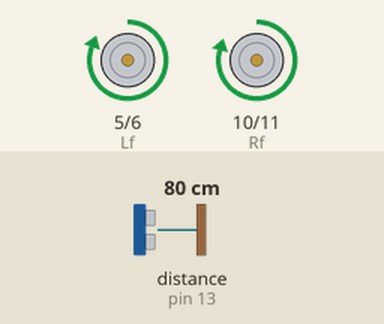
Simulated run of this sketch. Board: Arduino Uno, built with avr-gcc and run on an emulated ATmega328P. Parts: motor-driver pin pairs drawn as motors (green arrow = first pin HIGH = forward, orange = second pin HIGH = backward, longer = more drive). Inputs (shaded band) come from the test bench; at power-on: distance to the obstacle (sensor on pin 13) 80 cm.

Above: at 12.2 s.
12.3 s: distance to the obstacle (sensor on pin 13) set to 18 cm
At 12.8 s:
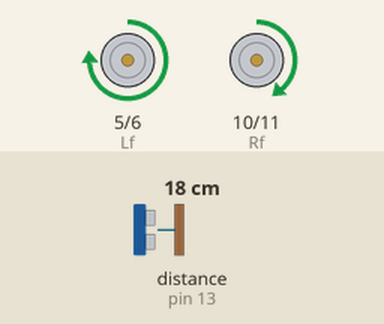
13.8 s: distance to the obstacle (sensor on pin 13) set to 23 cm
At 15.0 s:
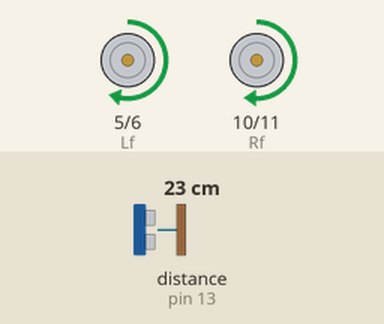
15.3 s: distance to the obstacle (sensor on pin 13) set to 28 cm
At 16.3 s:
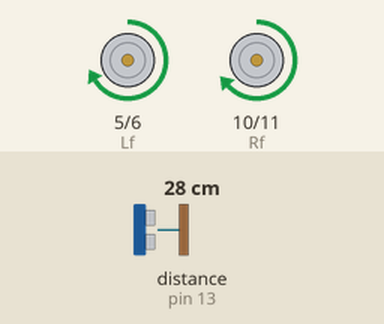
16.8 s: distance to the obstacle (sensor on pin 13) set to 35 cm
At 17.5 s:
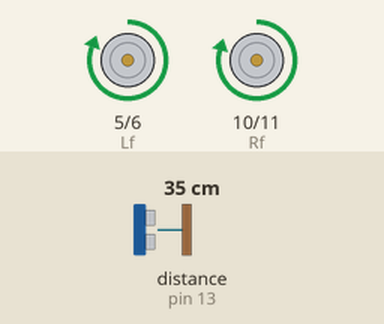
18.3 s: distance to the obstacle (sensor on pin 13) set to 17 cm
At 18.6 s:
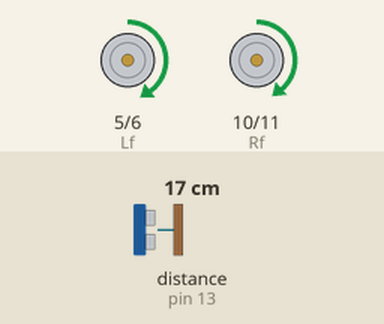
Timing chart, 0 to 20.8 s (numbered marks = the images above; inputs shaded):
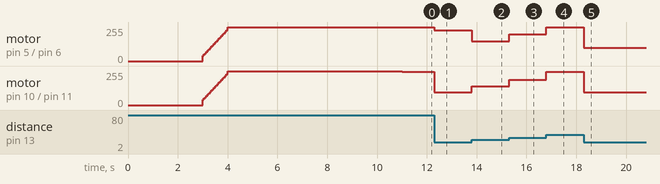

The sketch:

Climbing.ino
```cpp
#include <Ultrasonic.h>
Ultrasonic ultrasonicHead(12,13); // 車子前面的 SR04, 用來測量終點距離 in cm
int GoalDistance; // 用來記錄測量終點距離 SR04 的數值
int pwm_L=0,pwm_R=0; // 馬達的 PWM 值
//int ledA_R=0, ledA_G=0, ledA_B=0; // LEDA 的 RGB 腳位
//int ledB_R=0, ledB_G=0, ledB_B=0; // LEDB 的 RGB 腳位
int Lf=5, Lb=6, Rf=10, Rb=11;  // 馬達接馬達驅動器的腳位

void setup() {
 //Serial.begin(9600);
 delay(3000);
 for(int n=0; n<20; n++){
  runMotor(40+10*n, 40+10*n);
  delay(50);
 }
 runMotor(255, 255);
 delay(7000);
 /*while(1){

 }*/
}

void loop() {
  GoalDistance= ultrasonicHead.read(); // 取得終點距離 cm
  //debug
  //Serial.print("Goal : ");
  //Serial.println(GoalDistance);

  if(GoalDistance < 15){
    while(1){
     runMotor(0, 0);
    }
    //break;
  }
  else if(GoalDistance < 20){
    runMotor(100, 95);
  }
  else if(GoalDistance < 25){
    runMotor(150, 140);
  }
  else if(GoalDistance < 30){
    runMotor(200, 190);
  }
  else{
    runMotor(255, 250);
  }
}
void runMotor(int pwm_L, int pwm_R){ // 馬達行走的函式
  analogWrite(Lf, pwm_L);
  analogWrite(Lb, 0);
  analogWrite(Rf, pwm_R);
  analogWrite(Rb, 0);
}
```

Measured:
- after the input at 12.3 s, motor on pin 5 (Lf) / pin 6 (Lb): forward 255/255 → forward 230/255 at once; motor on pin 10 (Rf) / pin 11 (Rb): forward 250/255 → forward 95/255 at once
- after the input at 13.8 s, motor on pin 5 (Lf) / pin 6 (Lb): forward 230/255 → forward 150/255 at once; motor on pin 10 (Rf) / pin 11 (Rb): forward 95/255 → forward 140/255 at once
- after the input at 15.3 s, motor on pin 5 (Lf) / pin 6 (Lb): forward 150/255 → forward 200/255 at once; motor on pin 10 (Rf) / pin 11 (Rb): forward 140/255 → forward 190/255 at once
- after the input at 16.8 s, motor on pin 5 (Lf) / pin 6 (Lb): forward 200/255 → forward 255/255 at once; motor on pin 10 (Rf) / pin 11 (Rb): forward 190/255 → forward 250/255 at once
- after the input at 18.3 s, motor on pin 5 (Lf) / pin 6 (Lb): forward 255/255 → forward 100/255 at once; motor on pin 10 (Rf) / pin 11 (Rb): forward 250/255 → forward 95/255 at once
- by itself, motor on pin 10 (Rf) / pin 11 (Rb): rises from stopped to forward 255/255 in 1.0 s, then falls to forward 250/255 in 7.0 s
